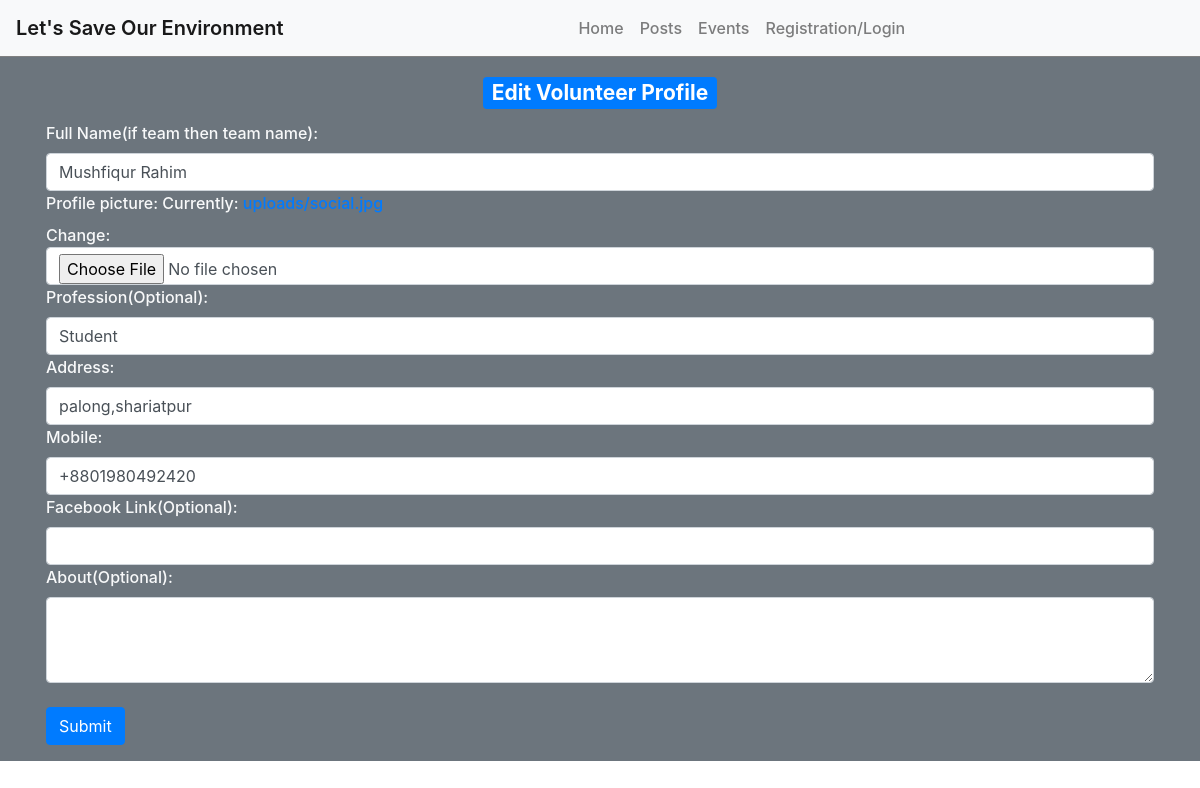
Screenshot of /update_v_profile/3/ with the database file from the repository.
### home/models.py (models this page shows, shortened)
class Volunteer_Profile(models.Model):
    full_name = models.CharField(max_length=255)
    profile_picture = models.FileField(upload_to='uploads/')
    profession = models.CharField(max_length=100,blank=True)
    address = models.CharField(max_length=100)
    mobile = models.CharField(max_length=60)
    facebook = models.URLField(max_length=60,blank=True)
    about_me = models.TextField(blank=True)
    total_points = models.DecimalField(max_digits=15, decimal_places=2,default=0)
    user = models.OneToOneField(settings.AUTH_USER_MODEL, on_delete=models.CASCADE,related_name="volunteer")

### home/views.py (the view)
# urls.py: path('update_v_profile/<int:id>/',update_volunteer_profile,name='update_v_profile'),
def update_volunteer_profile(request,id):
    vol = Volunteer_Profile.objects.get(id=id)
    form = VolunteerProfileForm(instance=vol)
    if request.method == 'POST':
        form = VolunteerProfileForm(request.POST,request.FILES,instance=vol)
        if form.is_valid():
            form.save()
            return redirect('profile',request.user.id)
    context = {
        'form':form,
    }
    return render(request,"home/update_v_profile.html",context)

### home/forms.py
class VolunteerProfileForm(forms.ModelForm):
    class Meta:
        model = Volunteer_Profile
        labels = {
            "full_name":"Full Name(if team then team name):",
            "profession":"Profession(Optional):",
            "facebook":"Facebook Link(Optional):",
            "about_me":"About(Optional):",
        }
        fields = [
            "full_name",
            "profile_picture",
            "profession",
            "address",
            "mobile",
            "facebook",
            "about_me",
        ]
    def __init__(self, *args, **kwargs):
        super().__init__(*args, **kwargs)
        for field in iter(self.fields):
            if field == "about_me":
                self.fields[field].widget.attrs.update({
                'class': 'form-control',
                'rows':3,
                })
            else:
                self.fields[field].widget.attrs.update({
                'class': 'form-control'})

### templates/home/update_v_profile.html (shortened to what this page needs)
{% extends "base.html" %}
{% load static %}
{% block content %}
<div class="bg-secondary text-light">
    <div class="container p-3">
        <div class="text-center">
            <h3><span class="badge badge-primary m-1">Edit Volunteer Profile</span></h3>
        </div>
        <form action="{% url 'update_v_profile' request.user.volunteer.id %}" method="POST" enctype="multipart/form-data" style="font-weight: 500;">
            {{form}}
            <br>
            <input type="submit" value="Submit" class="btn btn-primary">
        </form>
    </div>
</div>
{% endblock %}

### rows the page displays
Volunteer_Profile: full_name "Mushfiqur Rahim", profession "Student", address "palong,shariatpur", mobile "+8801980492420"
